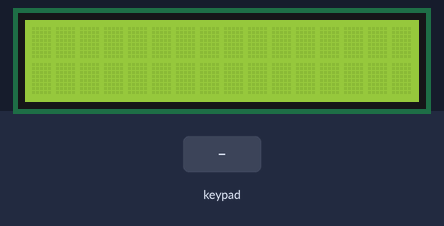
Simulated run of this sketch. Board: Arduino Uno, built with avr-gcc and run on an emulated ATmega328P. Parts: 16×2 character LCD. The inputs (shaded band) are chosen by the test bench.

Above: at 1.2 s.
1.3 s: keypad keys 9 8 7 6 # pressed 0.4 s apart
At 4.1 s:
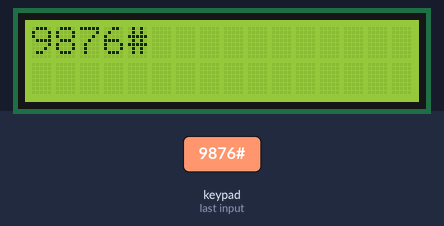
4.8 s: key 'A' pressed
At 5.5 s:
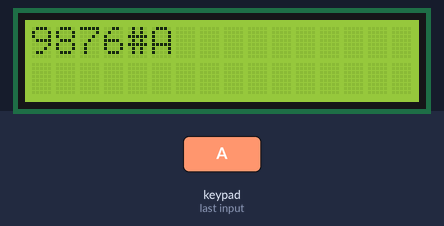
6.3 s: key 'B' pressed
At 7.5 s:
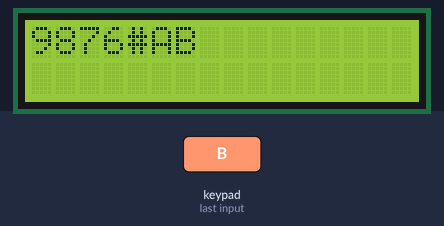
7.8 s: keypad keys 9 8 7 6 * pressed 0.4 s apart
At 10.2 s:
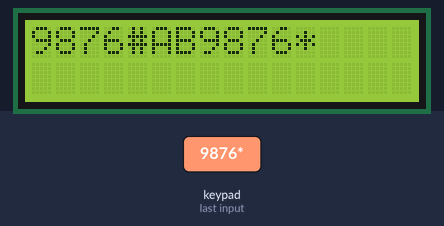
11.3 s: key 'C' pressed
At 12.5 s:
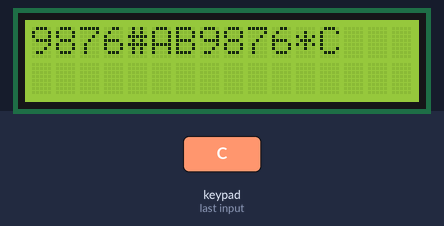
12.8 s: keypad keys 9 8 7 6 A pressed 0.4 s apart
At 15.0 s:
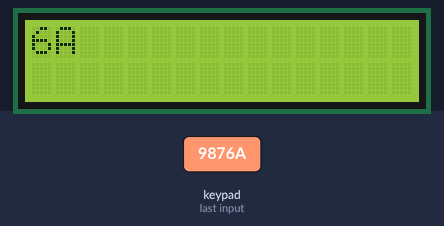
Timing chart, 0 to 16.5 s (numbered marks = the images above; inputs shaded):
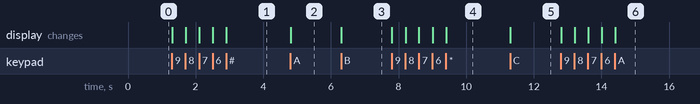

Measured:
- after the input at 1.3 s, the display: first changes at once (image 1 shows a later state)
- after the input at 4.8 s, the display: changes at once (image 2)
- after the input at 6.3 s, the display: changes at once (image 3)
- after the input at 7.8 s, the display: first changes at once (image 4 shows a later state)
- after the input at 11.3 s, the display: changes at once (image 5)
- after the input at 12.8 s, the display: first changes at once (image 6 shows a later state)

The sketch:

LCD_Keypad.ino.ino
```cpp
#include <Keypad.h>
#include <LiquidCrystal_I2C.h>

const int row    = 4; // four rows
const int col = 4; // four columns

char keys[row][col] = {
  {'1','2','3', 'A'},
  {'4','5','6', 'B'},
  {'7','8','9', 'C'},
  {'*','0','#', 'D'}
};

byte pin_rows[row] = {9, 8, 7, 6};      // connect to the row pinouts of the keypad
byte pin_column[col] = {5, 4, 3, 2}; // connect to the column pinouts of the keypad

Keypad keypad = Keypad(makeKeymap(keys), pin_rows, pin_column, row, col );
LiquidCrystal_I2C lcd(0x27, 16, 2); // I2C address 0x27, 16 column and 2 rows

int cursorColumn = 0;

void setup(){
  lcd.init(); // initialize the lcd
  lcd.backlight();
}

void loop(){
  char key = keypad.getKey();

  if (key) {
    lcd.setCursor(cursorColumn, 0); // move cursor to   (cursorColumn, 0)
    lcd.print(key);                 // print key at (cursorColumn, 0)

    cursorColumn++;                 // move cursor to next position
    if(cursorColumn == 16) {        // if reaching limit, clear LCD
      lcd.clear();
      cursorColumn = 0;}}}
```
